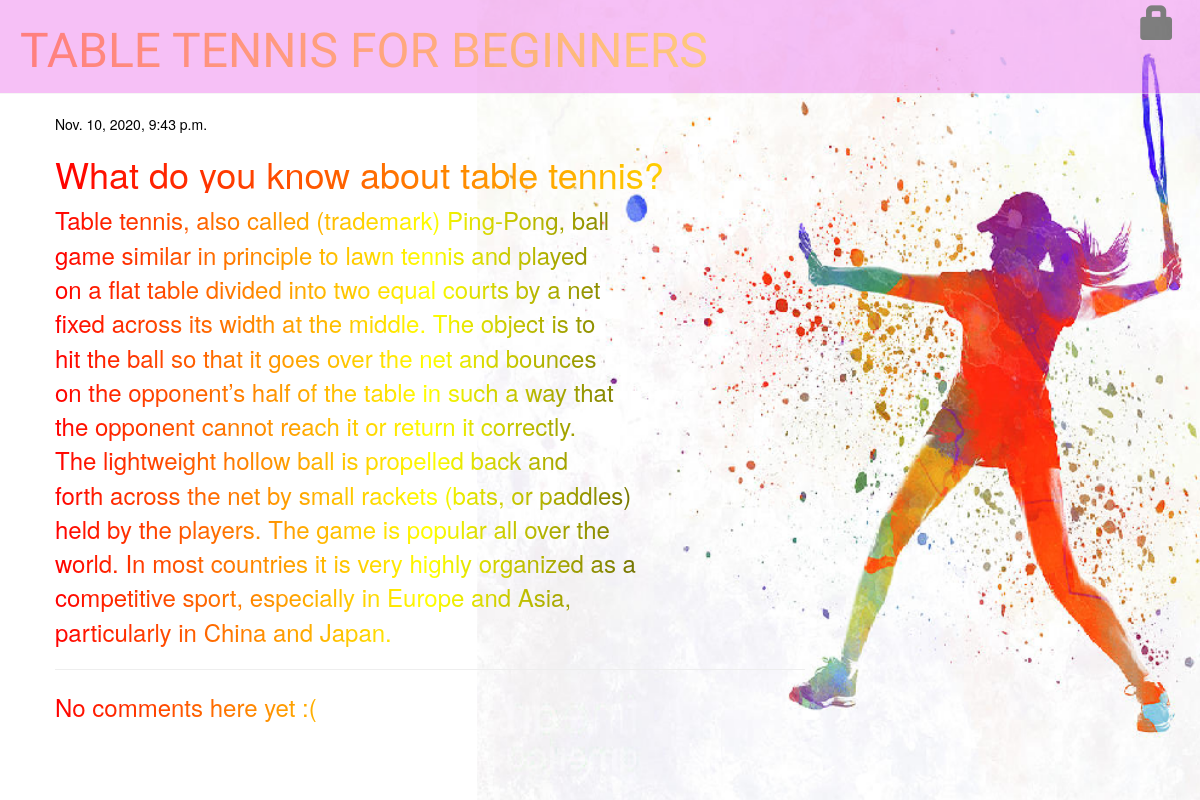
Screenshot of /post/15/ with the database file from the repository.
### blog/models.py (models this page shows, shortened)
class Post(models.Model):
    author = models.ForeignKey(settings.AUTH_USER_MODEL, on_delete=models.CASCADE)
    title = models.CharField(max_length=200)
    text = models.TextField()
    created_date = models.DateTimeField(default=timezone.now)
    published_date = models.DateTimeField(blank=True, null=True)

### blog/views.py (the view)
# urls.py: path('post/<int:pk>/', views.post_detail, name='post_detail'),
def post_detail(request, pk):
    post = get_object_or_404(Post, pk=pk)
    return render(request, 'blog/post_detail.html', {'post': post})

### blog/templates/blog/post_detail.html (shortened to what this page needs)
{% extends 'blog/base.html' %}
{% block content %}
    <div class="post">
        {% if post.published_date %}
           <div class="date">
             {{ post.published_date }}
           </div>
        {% else %}
           <a class="btn btn-default" href="{% url 'post_publish' pk=post.pk %}">Publish</a>
        {% endif %}
        <h1>{{ post.title }}</h1>
        <p>{{ post.text|linebreaksbr }}</p>
        <hr>
{% for comment in post.comments.all %}
    {% if user.is_authenticated or comment.approved_comment %}
    <div class="comment">
        <div class="date">
            {{ comment.created_date }}
            {% if not comment.approved_comment %}
                <a class="btn btn-default" href="{% url 'comment_remove' pk=comment.pk %}"><span class="glyphicon glyphicon-remove"></span></a>
                <a class="btn btn-default" href="{% url 'comment_approve' pk=comment.pk %}"><span class="glyphicon glyphicon-ok"></span></a>
            {% endif %}
        </div>
        <strong>{{ comment.author }}</strong>
        <p>{{ comment.text|linebreaks }}</p>
    </div>
    {% endif %}
{% empty %}
    <p>No comments here yet :(</p>
{% endfor %}
    </div>
{% endblock %}

### blog/static/css/blog.css (style rules this page uses)
body { padding-left: 0px; background-image: url(Б.png); background-size: 105%; }
.date { color: black; }
p { background: -webkit-linear-gradient(left, red , yellow,black); background: -o-linear-gradient(right,red , yellow,black); background: -moz-linear-gradient(right, red , yellow,black); background: linear-gradient(to right, red , yellow,black); -webkit-background-clip: text; -webkit-text-fill-color: transparent; font-size:18pt; font-family:font-family: 'Courgette', cursive; }
h1 { background: -webkit-linear-gradient(left, red , yellow); background: -o-linear-gradient(right, red, yellow); background: -moz-linear-gradient(right, red, yellow); background: linear-gradient(to right, red , yellow); -webkit-background-clip: text; -webkit-text-fill-color: transparent; }
.post { margin-bottom: 70px; }

### rows the page displays
Post: published_date "Nov. 10, 2020, 9:43 p.m.", title "What do you know about table tennis?", text "Table tennis, also called (trademark) Ping-Pong, ball game similar in principle to lawn tennis and played on a flat table divided into two equal courts by a net fixed across its width at the middle. The object is to hit the ball so that it goes over the net and bounces on the opponent’s half of the table in such a way that the opponent cannot reach it or return it correctly. The lightweight hollow ball is propelled back and forth across the net by small rackets (bats, or paddles) held by the players. The game is popular all over the world. In most countries it is very highly organized as a competitive sport, especially in Europe and Asia, particularly in China and Japan."
